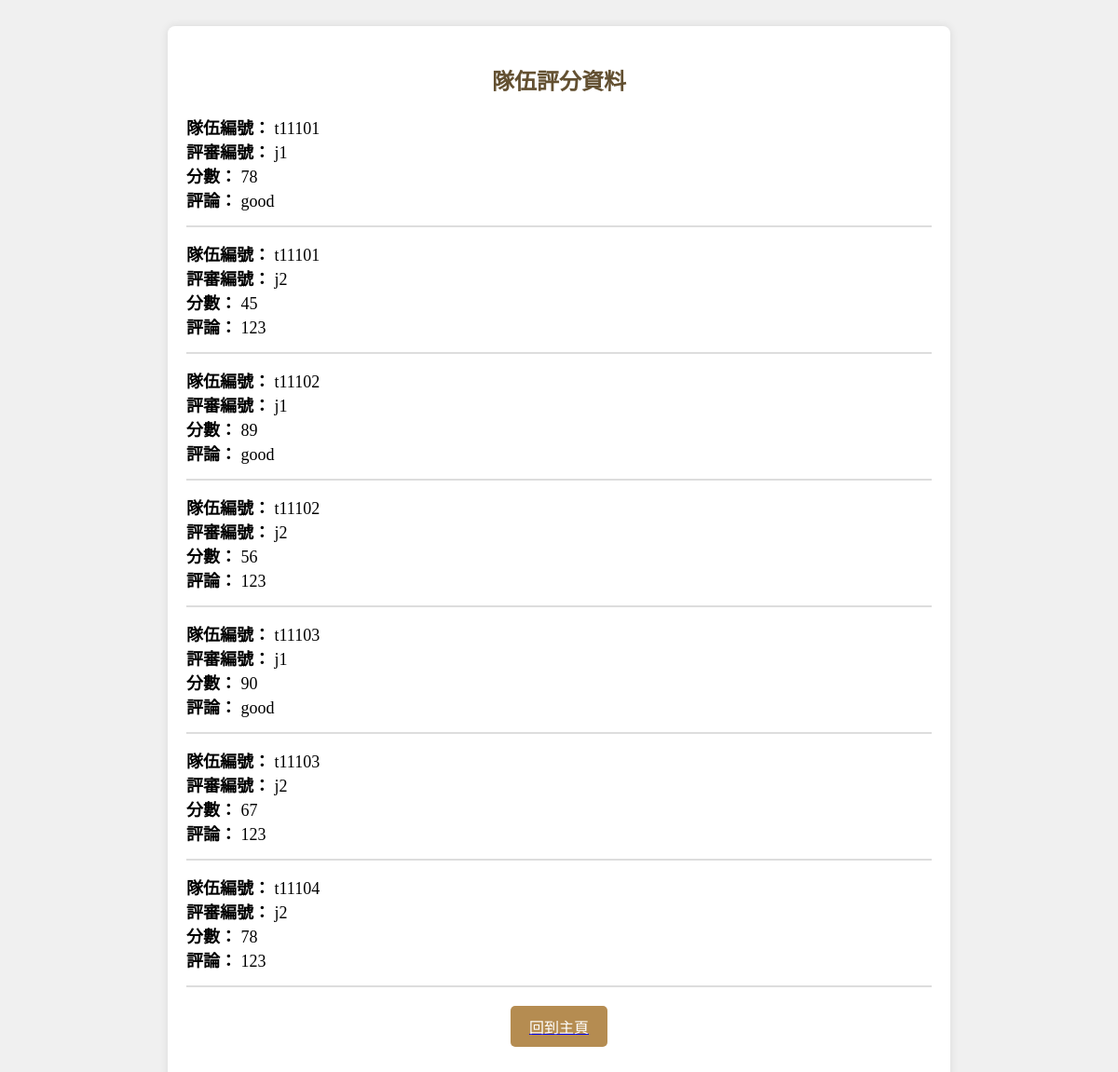
The page /judge/administrator/check_score.php (signed in) on the database its author committed.
### tables this page shows
CREATE TABLE `scores` (
  `score` varchar(10) DEFAULT NULL,
  `comment` varchar(100) DEFAULT NULL,
  `jid` varchar(5) DEFAULT NULL,
  `Team_ID` varchar(50) DEFAULT NULL
);

### judge/administrator/check_score.php (the view, shortened to what this page needs)
<?php
$servername = "localhost";
$username = "root";
$password = "12345678";
$dbname = "judge";
$conn = new mysqli($servername, $username, $password, $dbname);
$sql = "
SELECT
    team_id,
    jid,
    score,
    comment
FROM
    scores
ORDER BY
    team_id;
";
$result = $conn->query($sql);
if ($result->num_rows > 0) {
    $scores = [];
    while ($row = $result->fetch_assoc()) {
        $scores[] = [
            'team_id' => $row['team_id'],
            'jid' => $row['jid'],
            'score' => $row['score'],
            'comment' => $row['comment']
        ];
    }
} else {
    $error_message = "找不到任何資料";
}
?>
<!DOCTYPE html>
<html>
<head>
</head>
<body>
    <div class="container">
        <h2>隊伍評分資料</h2>
        <?php foreach ($scores as $score_data) { ?>
            <div class="info">
                <strong>隊伍編號：</strong> <?php echo htmlspecialchars($score_data['team_id']); ?><br>
                <strong>評審編號：</strong> <?php echo htmlspecialchars($score_data['jid']); ?><br>
                <strong>分數：</strong> <?php echo htmlspecialchars($score_data['score']); ?><br>
                <strong>評論：</strong> <?php echo nl2br(htmlspecialchars($score_data['comment'])); ?><br>
            </div>
            <hr>
        <?php } ?>
        <a href="main.php">
            <button class="back-btn">回到主頁</button>
        </a>
    </div>
</body>
</html>

### judge/administrator/check_score.php (style rules this page uses)
body { font-family: Microsoft JhengHei; background-color: #f0f0f0; padding: 20px; }
.container { background-color: #fff; padding: 20px; border-radius: 8px; box-shadow: 0px 0px 10px rgba(0, 0, 0, 0.1); max-width: 800px; margin: auto; }
h2 { text-align: center; color: #635031; }
.info { margin: 15px 0; font-size: 18px; }
.back-btn { background-color: #b58c51; border: none; color: white; font-size: 16px; padding: 10px 20px; border-radius: 5px; cursor: pointer; display: block; margin: 20px auto; }
hr { border: 1px solid #ddd; }

### rows shown on the page
scores: Team_ID "t11101", jid "j1", score "78", comment "good"
scores: Team_ID "t11101", jid "j2", score "45", comment "123"
scores: Team_ID "t11102", jid "j1", score "89", comment "good"
scores: Team_ID "t11102", jid "j2", score "56", comment "123"
scores: Team_ID "t11103", jid "j1", score "90", comment "good"
scores: Team_ID "t11103", jid "j2", score "67", comment "123"
scores: Team_ID "t11104", jid "j2", score "78", comment "123"
